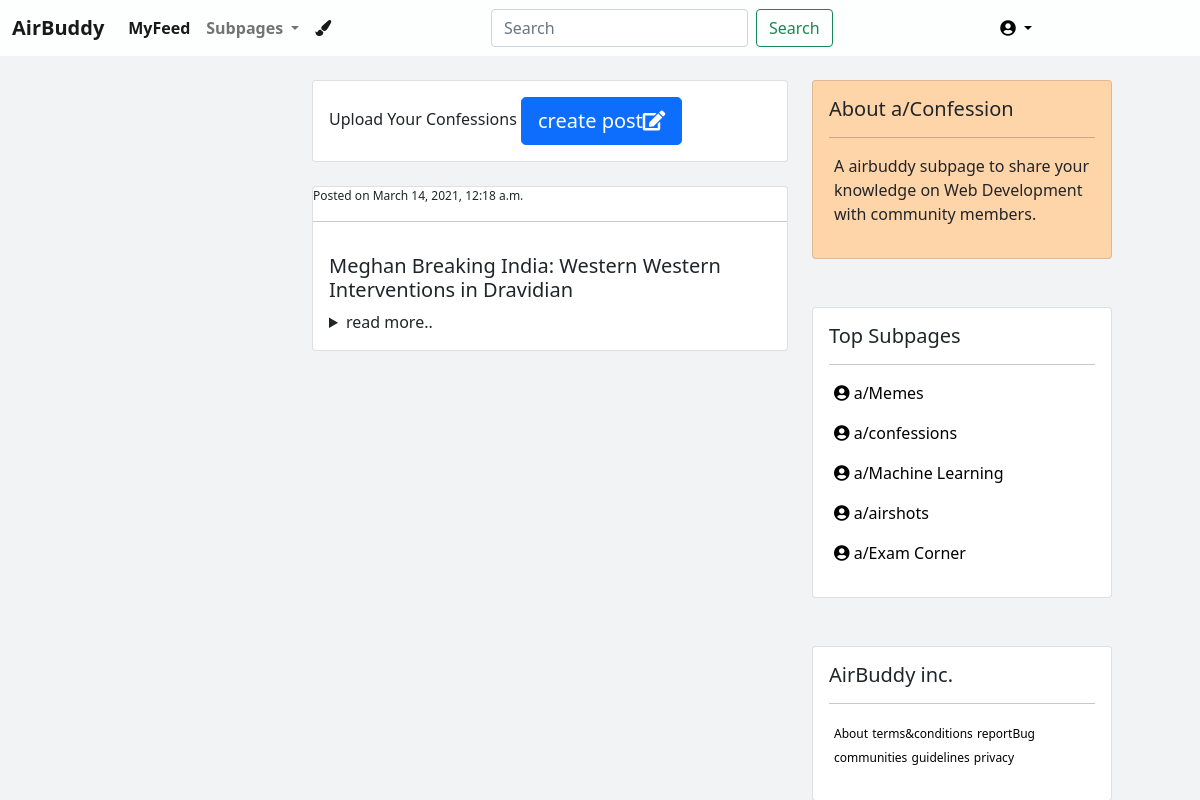
The app's page /a/confessions/ (signed in), older data.
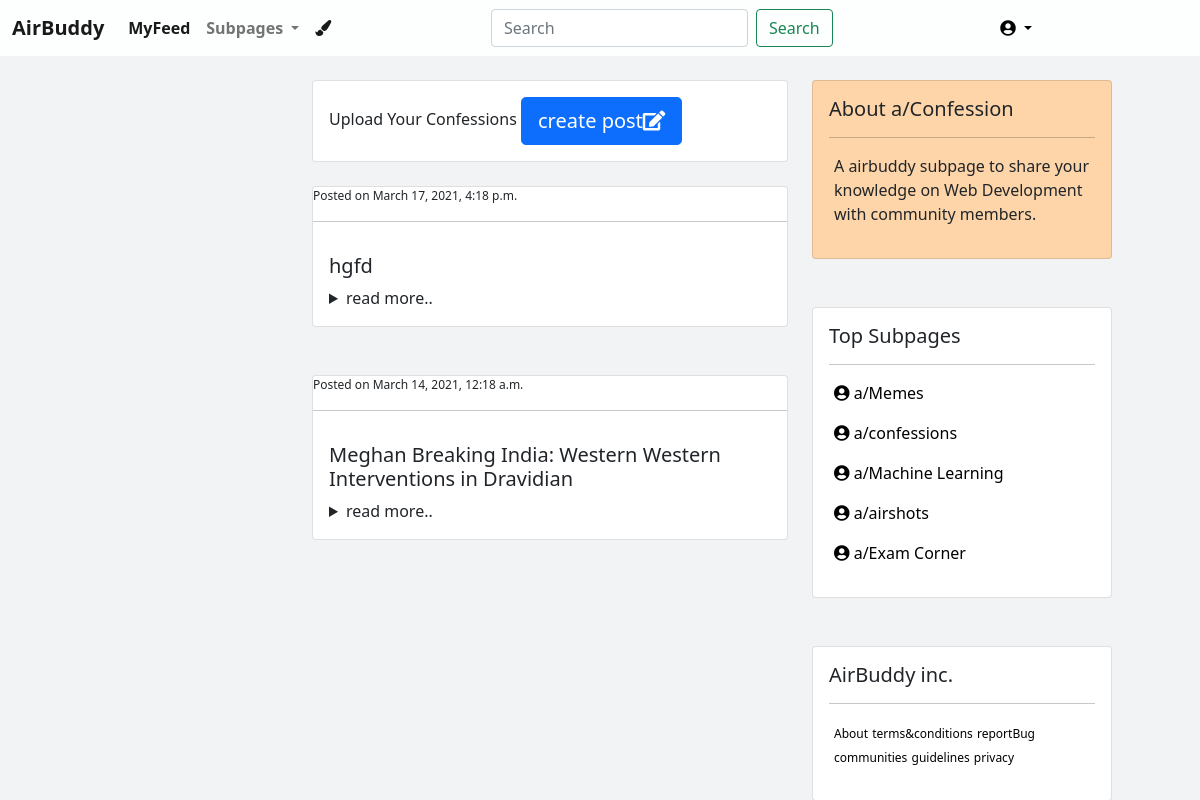
The same page, newer data.
### subpages/models.py (models this page shows, shortened)
class confessions(models.Model):
    title = models.CharField(max_length=100)
    post_data = models.TextField(max_length=5000)
    created_on = models.DateTimeField(auto_now_add = True)

### subpages/views.py (the view)
# urls.py: url(r'^a/confessions/$', views.confessions_main, name='confessions_main'),
@login_required
def confessions_main(request):
    obj = confessions.objects.all().order_by('-id')
    template_name = 'confessions_main.html'
    context = {'obj':obj}
    return render(request, template_name, context)

### core/templates/confessions_main.html (shortened to what this page needs)
{% extends 'base.html' %}
{% load static %}
{% block content %}
<br>
<div class="container-fluid">
    <div class="row">
        <div class="col-md-3">  </div>
        <div class="col-md-5">
            <div class="card" style="background-color: rgb(255, 255, 255);">
                <div class="card-body">
                Upload Your Confessions
                <a href="/a/confessions/submit">
                <button type="button" class="btn btn-primary btn-lg">create post<i class="fa fa-edit"></i></button>
                </a>
                </div>
            </div>
            <br>
    {% for row in obj %}
        <div class="card">
            <p class="post-meta" style="font-size: 12px;margin: 0%;">Posted
                on {{row.created_on}}</p><hr class="hr-light">
            <div class="card-body">
            <h5 class="card-title">{{row.title}}</h5>
            <details>
                <summary>read more..</summary>
              </details>
            </div>
        </div>
      <br> <br>
    {% endfor %}
    </div>
    <div class="col-md-4">
        <div class="card" style="width: 300px;background-color: #fdd5a9;">
            <div class="card-body">
                <h5 class="card-title">About a/Confession</h5>
                <hr class="hr-light">
            <p class="post-meta" style="margin-left: 5px;">
                A airbuddy subpage to share your knowledge on Web Development
                with community members.
               </p>
        </div>
        </div>
        <br>
        <br>
        <div class="card" style="width: 300px;">
            <div class="card-body">
                <h5 class="card-title">Top Subpages</h5>
                <hr class="hr-light">
            <p class="post-meta" style="margin-left: 5px;">
                <a href="/a/memes"> <i class="fas fa-user-circle"></i> a/Memes</a>
               </p>
<p class="post-meta" style="margin-left: 5px;">
    <a href="/a/confessions">  <i class="fas fa-user-circle"></i> a/confessions</a>
               </p>
               <p class="post-meta" style="margin-left: 5px;">
                <a href="/a/ml">  <i class="fas fa-user-circle"></i> a/Machine Learning</a>
                           </p>
                           <p class="post-meta" style="margin-left: 5px;">
                            <a href="/a/airshots">  <i class="fas fa-user-circle"></i> a/airshots</a>
                                       </p>
                                       <p class="post-meta" style="margin-left: 5px;">
                                        <a href="/a/examCorner"> <i class="fas fa-user-circle"></i> a/Exam Corner</a>
                                                   </p>
        </div>
    </div>
        <br><br>
        <div class="card" style="width: 300px;">
            <div class="card-body">
                <h5 class="card-title">AirBuddy inc.</h5>
                <hr class="hr-light">
                <p style="margin-left: 5px;">
                    <a href=""> <small style="font-size: 12px;">About</small></a>
                    <a href=""><small style="font-size: 12px;">terms&conditions</small> </a>
                    <a href=""><small style="font-size: 12px;">reportBug</small> </a>
                    <a href=""><small style="font-size: 12px;">communities</small> </a>
                    <a href=""><small style="font-size: 12px;">guidelines</small> </a>
                    <a href=""><small style="font-size: 12px;">privacy</small> </a>
               </p>
            </div>
        </div>
    </div>
</div>
{% endblock %}

Row changes from the older to the newer data that the page shows:
added confessions: created_on "March 17, 2021, 4:18 p.m.", title "hgfd"
